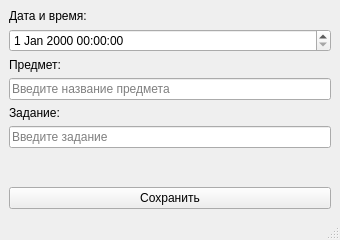
<?xml version="1.0" encoding="UTF-8"?>
<ui version="4.0">
 <class>EditStudyTask</class>
 <widget class="QMainWindow" name="EditStudyTask">
  <property name="windowModality">
   <enum>Qt::WindowModal</enum>
  </property>
  <property name="geometry">
   <rect>
    <x>0</x>
    <y>0</y>
    <width>340</width>
    <height>240</height>
   </rect>
  </property>
  <property name="minimumSize">
   <size>
    <width>340</width>
    <height>240</height>
   </size>
  </property>
  <property name="maximumSize">
   <size>
    <width>16777215</width>
    <height>240</height>
   </size>
  </property>
  <property name="windowTitle">
   <string>Редактирование учебного задания</string>
  </property>
  <property name="windowIcon">
   <iconset resource="resource.qrc">
    <normaloff>:/icon/icon.ico</normaloff>:/icon/icon.ico</iconset>
  </property>
  <widget class="QWidget" name="centralwidget">
   <layout class="QVBoxLayout" name="verticalLayout_2">
    <item>
     <layout class="QVBoxLayout" name="verticalLayout">
      <item>
       <widget class="QLabel" name="label">
        <property name="text">
         <string>Дата и время:</string>
        </property>
       </widget>
      </item>
      <item>
       <widget class="QDateTimeEdit" name="dateTimeEdit"/>
      </item>
      <item>
       <widget class="QLabel" name="label_2">
        <property name="text">
         <string>Предмет:</string>
        </property>
       </widget>
      </item>
      <item>
       <widget class="QLineEdit" name="lesson_lineEdit">
        <property name="placeholderText">
         <string>Введите название предмета</string>
        </property>
       </widget>
      </item>
      <item>
       <widget class="QLabel" name="label_3">
        <property name="text">
         <string>Задание:</string>
        </property>
       </widget>
      </item>
      <item>
       <widget class="QLineEdit" name="task_lineEdit">
        <property name="placeholderText">
         <string>Введите задание</string>
        </property>
       </widget>
      </item>
      <item>
       <spacer name="verticalSpacer">
        <property name="orientation">
         <enum>Qt::Vertical</enum>
        </property>
        <property name="sizeHint" stdset="0">
         <size>
          <width>20</width>
          <height>40</height>
         </size>
        </property>
       </spacer>
      </item>
      <item>
       <widget class="QPushButton" name="save_pushButton">
        <property name="text">
         <string>Сохранить</string>
        </property>
       </widget>
      </item>
     </layout>
    </item>
   </layout>
  </widget>
  <widget class="QMenuBar" name="menubar">
   <property name="geometry">
    <rect>
     <x>0</x>
     <y>0</y>
     <width>340</width>
     <height>21</height>
    </rect>
   </property>
  </widget>
  <widget class="QStatusBar" name="statusbar"/>
 </widget>
 <resources>
  <include location="resource.qrc"/>
 </resources>
 <connections/>
</ui>
